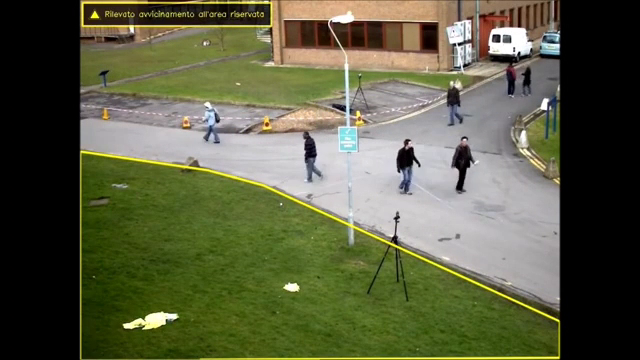
#> input picture frame 74 of openCv Filitreler/video2.mp4, 640 x 360 px
$ python hareketliArkaPlanTespiti.py
#> lines starting #> are read from the running program, lines starting #| are printed output that depends on the picture; after the words box and inside, x2 and y2 are one past the last pixel; in counts of white or black regions, pixels touching at a corner belong together
import cv2 as cv
import numpy as np

video_kaynak = cv.VideoCapture("video2.mp4")

arka_plan_cikarici = cv.createBackgroundSubtractorMOG2(
    history=150,
    varThreshold=100
)

def isleme(kare, on_plan_maskesi):

    yapi_elemani = cv.getStructuringElement(cv.MORPH_RECT, (5, 5))
    on_plan_maskesi = cv.morphologyEx(on_plan_maskesi, cv.MORPH_OPEN, yapi_elemani)

    konturlar, _ = cv.findContours(
        on_plan_maskesi,
        cv.RETR_EXTERNAL,
        cv.CHAIN_APPROX_SIMPLE
    )

    for kontur in konturlar:
        alan = cv.contourArea(kontur)

        if alan < 1500:
            continue

        donen_dikdortgen = cv.minAreaRect(kontur)
        koseler = cv.boxPoints(donen_dikdortgen)
        koseler = np.int32(koseler)

        cv.polylines(kare, [koseler], True, (0, 0, 255), 2)

    return kare


while True:
    okundu_mu, kare = video_kaynak.read()
#> kare is the input picture: shape (360, 640, 3); mean B, G, R 66.7, 94, 91.3
    if not okundu_mu:
        break

    on_plan_maskesi = arka_plan_cikarici.apply(kare)
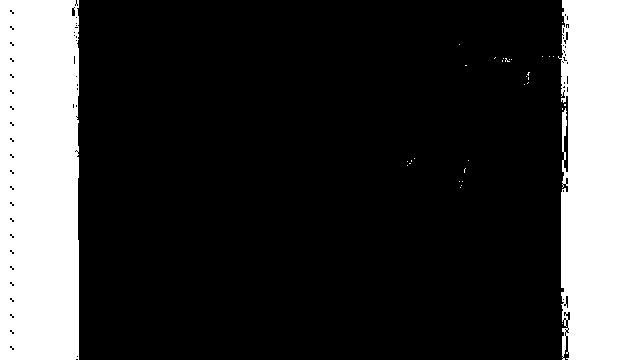
#> on_plan_maskesi: shape (360, 640); values 127 (black) and 255 (white), 24.2% white; 33 white regions (31 under 20 px), largest, box (x1, y1, x2, y2) and area: (0, 0, 79, 360) 28057, (558, 0, 640, 360) 27612

    sonuc = isleme(kare, on_plan_maskesi)
#> in isleme, `on_plan_maskesi = cv.morphologyEx(on_plan_maskesi, cv.MORPH_OPEN, yapi..`:
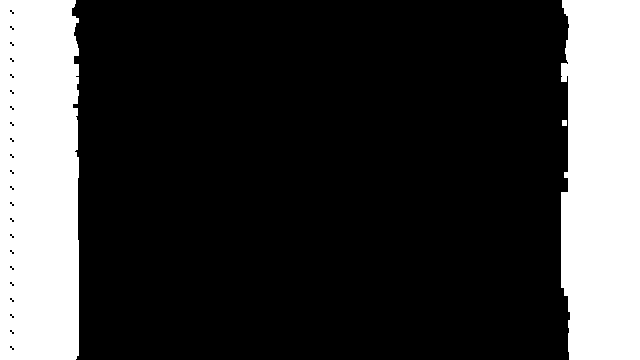
#> on_plan_maskesi: shape (360, 640); values 127 (black) and 255 (white), 23.8% white; 3 white regions, box (x1, y1, x2, y2) and area: (0, 0, 79, 360) 27874, (561, 0, 640, 360) 26864, (562, 120, 567, 126) 30
#> in isleme, `konturlar, _ = cv.findContours( on_plan_maskesi, cv.RETR_EXTERNAL, cv...`: konturlar = [[[0, 0], [0, 359], [639, 359], [639, 0]]]
#> the loop in isleme, `for kontur in konturlar:` made 1 pass
#> (kontur, alan, donen_dikdortgen, koseler) on pass 1: ([[0, 0], [0, 359], [639, 359], [639, 0]], 229401, ((319.5, 179.5), (359, 639), -90), [[639, 359], [0, 359], [0, 0], [639, 0]])
#> after the loop in isleme, `for kontur in konturlar:`:
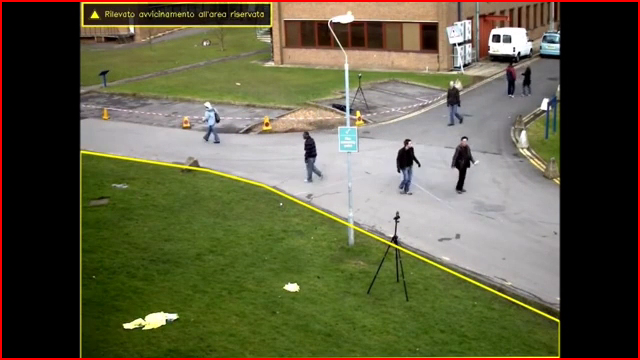
#> kare: shape (360, 640, 3); 1.73% of pixels changed, all inside (x1, y1, x2, y2) = (0, 0, 640, 360)

    cv.imshow("kare", kare)
    cv.imshow("on_plan", on_plan_maskesi)
    cv.imshow("sonuc", sonuc)

    tus = cv.waitKey(30) & 0xFF
#> (key Esc is pressed here)
    if tus == 27:
        break

video_kaynak.release()
cv.destroyAllWindows()

$ run again, starting later in the video
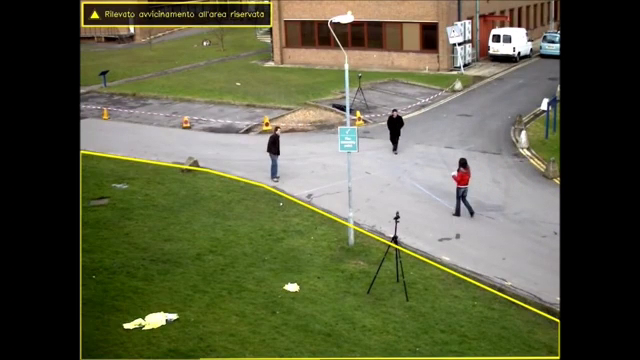
#> input picture frame 336 of openCv Filitreler/video2.mp4, 640 x 360 px
#> kare is the input picture: shape (360, 640, 3); mean B, G, R 66.7, 93.8, 91.3
#> in isleme, `on_plan_maskesi = cv.morphologyEx(on_plan_maskesi, cv.MORPH_OPEN, yapi..`:
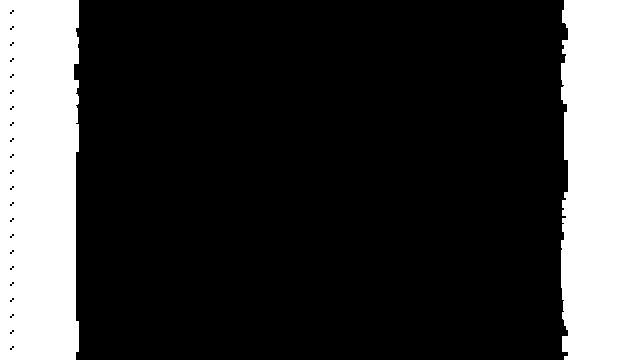
#> on_plan_maskesi: shape (360, 640); values 127 (black) and 255 (white), 23.9% white; 2 white regions, box (x1, y1, x2, y2) and area: (0, 0, 79, 360) 27586, (561, 0, 640, 360) 27512
#> konturlar = [[[0, 0], [0, 359], [639, 359], [639, 0]]]
#> the loop in isleme, `for kontur in konturlar:` made 1 pass
#> (kontur, alan, donen_dikdortgen, koseler) on pass 1: ([[0, 0], [0, 359], [639, 359], [639, 0]], 229401, ((319.5, 179.5), (359, 639), -90), [[639, 359], [0, 359], [0, 0], [639, 0]])
#> after the loop in isleme, `for kontur in konturlar:`:
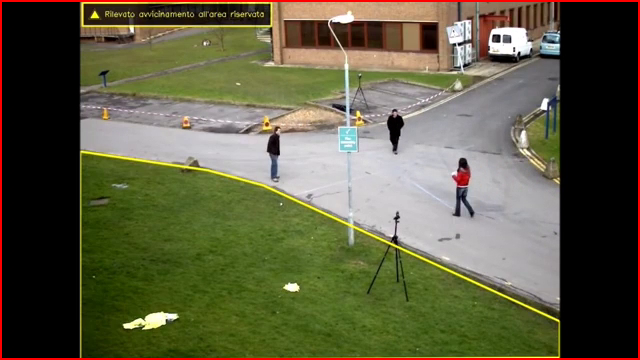
#> kare: shape (360, 640, 3); 1.73% of pixels changed, all inside (x1, y1, x2, y2) = (0, 0, 640, 360)

$ run again, starting later in the video
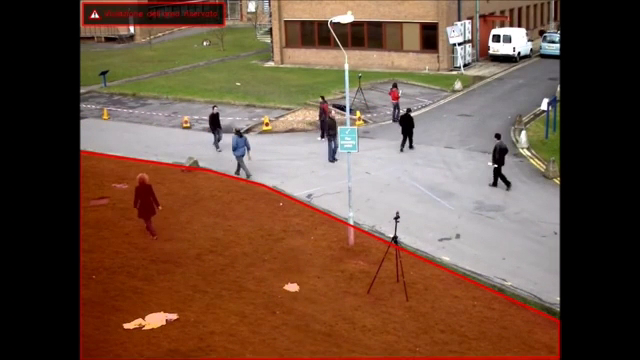
#> input picture frame 597 of openCv Filitreler/video2.mp4, 640 x 360 px
#> kare is the input picture: shape (360, 640, 3); mean B, G, R 62.6, 80.3, 108.4
#> in isleme, `on_plan_maskesi = cv.morphologyEx(on_plan_maskesi, cv.MORPH_OPEN, yapi..`:
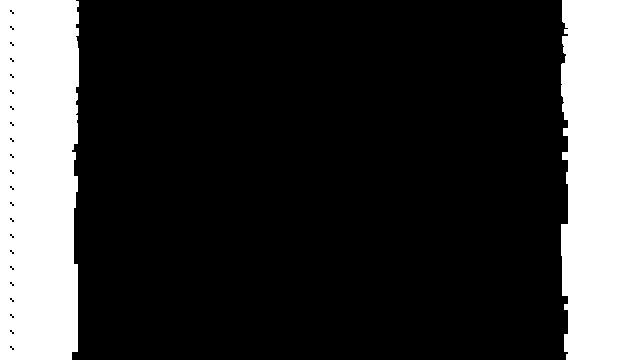
#> on_plan_maskesi: shape (360, 640); values 127 (black) and 255 (white), 23.8% white; 2 white regions, box (x1, y1, x2, y2) and area: (0, 0, 79, 360) 27501, (561, 0, 640, 360) 27246
#> konturlar = [[[0, 0], [0, 359], [639, 359], [639, 0]]]
#> the loop in isleme, `for kontur in konturlar:` made 1 pass
#> (kontur, alan, donen_dikdortgen, koseler) on pass 1: ([[0, 0], [0, 359], [639, 359], [639, 0]], 229401, ((319.5, 179.5), (359, 639), -90), [[639, 359], [0, 359], [0, 0], [639, 0]])
#> after the loop in isleme, `for kontur in konturlar:`:
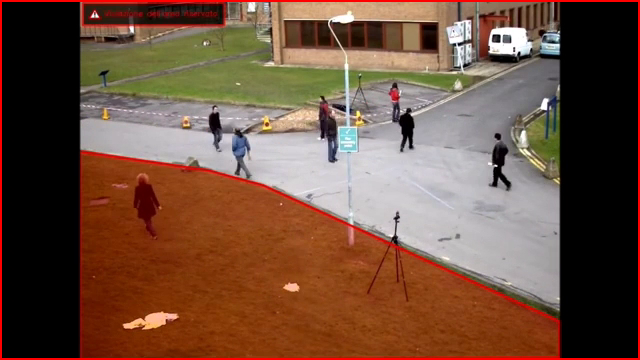
#> kare: shape (360, 640, 3); 1.73% of pixels changed, all inside (x1, y1, x2, y2) = (0, 0, 640, 360)
